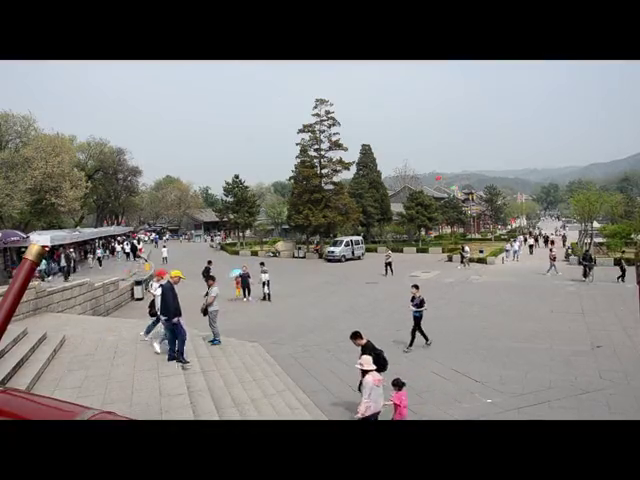
#> input picture frame 20 of movie/movie1.mp4, 640 x 480 px, given in place of 承德避暑山庄德汇门入口2.mp4, which was not available
$ python PedDect_BGDect.py   (older library calls are emulated)
#> lines starting #> are read from the running program, lines starting #| are printed output that depends on the picture; after the words box and inside, x2 and y2 are one past the last pixel; in counts of white or black regions, pixels touching at a corner belong together; pictures that were not available may be replaced by others from this repository, and a replacement may not be noted
# -*- coding: utf-8 -*-

## 基于目标跟踪-背景分割的行人轨迹检测
import numpy as np
import cv2 as cv

# 图片读取
cap = cv.VideoCapture('C:\\Users\\Administrator\\Desktop\\PedDect\\PedDect_Py\\PedDect_Py\\movie\\承德避暑山庄德汇门入口2.mp4')
BackGroundModel = cv.createBackgroundSubtractorMOG2() # 背景分割器MOG2
ret, frame = cap.read()
#> frame is the input picture: shape (480, 640, 3); mean B, G, R 111.1, 112.8, 113.5
track = np.zeros_like(frame)
while(1):
    ret, frame = cap.read()
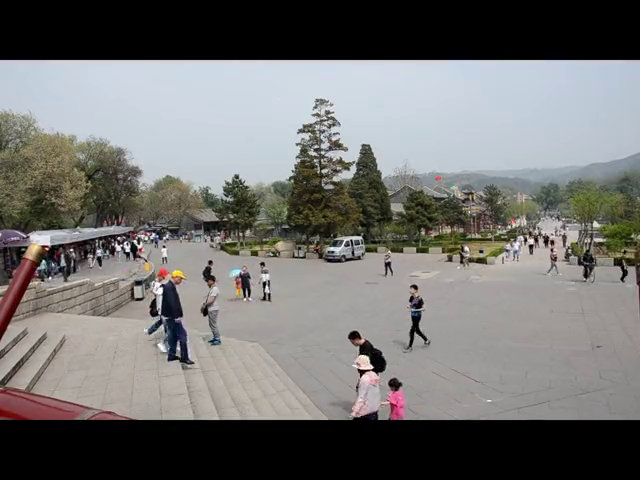
#> input picture frame 21 of movie/movie1.mp4, 640 x 480 px, given in place of 承德避暑山庄德汇门入口2.mp4, which was not available
#> frame is the input picture: shape (480, 640, 3); mean B, G, R 111.1, 112.8, 113.5
    if(ret == False):
        break
    originFrame = frame.copy() # 原始图片

    # 背景分割器，计算前景掩码
    fgmask = BackGroundModel.apply(frame)
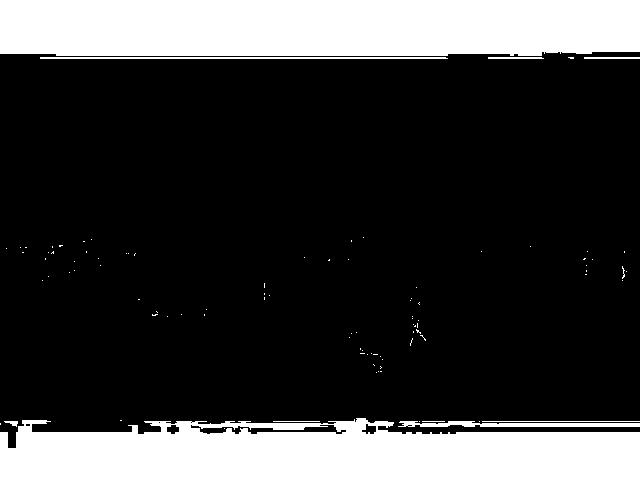
#> fgmask: shape (480, 640); values 127 (black) and 255 (white), 22.8% white; 96 white regions (86 under 20 px), largest, box (x1, y1, x2, y2) and area: (0, 0, 640, 56) 35266, (0, 418, 640, 480) 32289, (398, 421, 640, 427) 975

    # 二值化阈值处理，前景掩码含有前景的白色值以及阴影的灰色值
    foreGround = cv.threshold(fgmask.copy(), 254, 255, cv.THRESH_BINARY)[1]

    # 中值滤波，滤除噪点
    foreGround = cv.medianBlur(foreGround, 5)
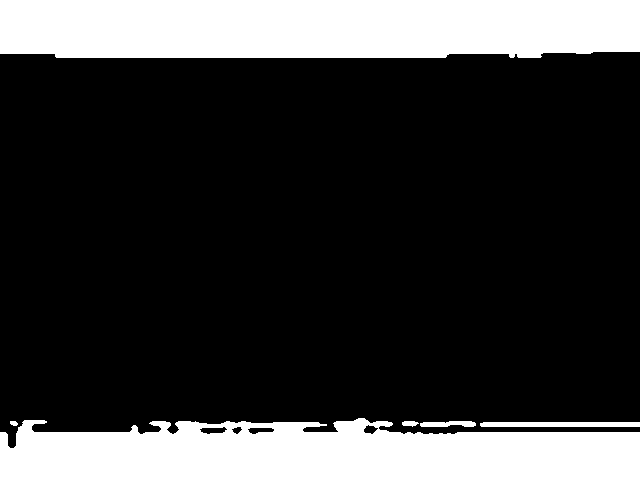
#> foreGround: shape (480, 640); 22.7% white; 6 white regions

    # 计算目标轮廓
    image, contours, hierarchy = cv.findContours(foreGround, cv.RETR_EXTERNAL, cv.CHAIN_APPROX_SIMPLE)
#> contours = 6 contours; box (x1, y1, x2, y2) and area: (0, 0, 640, 58) 35419, (0, 418, 640, 480) 32016, (480, 422, 640, 427) 633, (420, 421, 476, 427) 209, (402, 421, 419, 427) 55, (10, 421, 18, 426) 22

    # 选取轮廓面积大于 30 的，绘制轨迹线条
    for c in contours:
        if 150 > cv.contourArea(c) > 30:
            (x, y, w, h) = cv.boundingRect(c)
            # cv.rectangle(frame, (x, y), (x + w, y + h), (255, 255, 0), 2)
            track = cv.line(track, (x + w // 2, y), (x + w // 2, y + h), (0, 0, 255), 4)
#> this loop made 6 passes
#> (x, y, w, h) on pass 3: (402, 421, 17, 6)

    PedDect_img = cv.add(frame, track)

    # 图片显示
    cv.imshow('track', track) # 检测到的轨迹
    cv.imshow('foreGround', foreGround) # 提取的前景图像
    cv.imshow('PedDect_img', PedDect_img) # 在原始图像中实时显示轨迹

    # ESC键退出
    key = cv.waitKey(30) & 0xff
#> (key Esc is pressed here)
    if key == 27:
        break

# 图片保存
cv.imwrite(".\\pic\\track.jpg", track)
cv.imwrite(".\\pic\\foreGround.jpg", foreGround)
cv.imwrite(".\\pic\\originFrame.jpg", originFrame)
cv.imwrite(".\\pic\\PedDect_img.jpg", PedDect_img)

cv.destroyAllWindows()
cap.release()

$ run again, starting later in the video
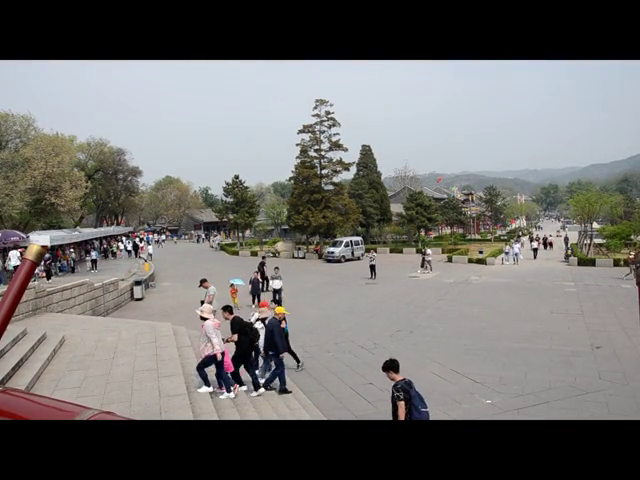
#> input picture frame 92 of movie/movie1.mp4, 640 x 480 px, given in place of 承德避暑山庄德汇门入口2.mp4, which was not available
#> frame is the input picture: shape (480, 640, 3); mean B, G, R 110.2, 112, 113.2
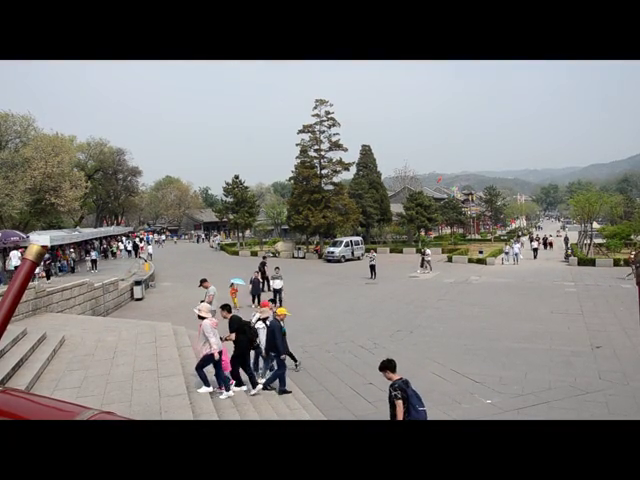
#> input picture frame 93 of movie/movie1.mp4, 640 x 480 px, given in place of 承德避暑山庄德汇门入口2.mp4, which was not available
#> frame is the input picture: shape (480, 640, 3); mean B, G, R 110.3, 112.1, 113.2
#> fgmask: shape (480, 640); values 127 (black) and 255 (white), 22.5% white; 80 white regions (72 under 20 px), largest, box (x1, y1, x2, y2) and area: (0, 0, 640, 58) 34421, (0, 420, 640, 480) 34219, (206, 57, 256, 59) 82
#> `foreGround = cv.medianBlur(foreGround, 5)`:
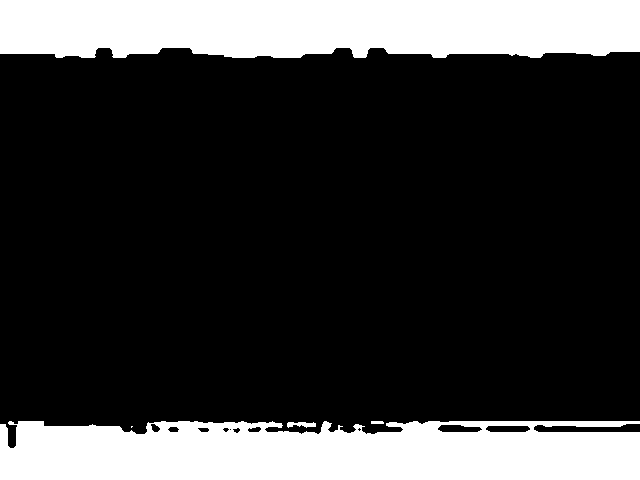
#> foreGround: shape (480, 640); 22.5% white; 5 white regions (1 under 20 px)
#> contours = 5 contours, 1 with area under 20; largest, box (x1, y1, x2, y2) and area: (0, 421, 640, 480) 33982, (0, 0, 640, 58) 33973, (287, 422, 316, 428) 86, (371, 421, 384, 424) 24
#> the loop `for c in contours:` made 5 passes
#> (x, y, w, h) on pass 2: (287, 422, 29, 6)

$ run again, starting later in the video
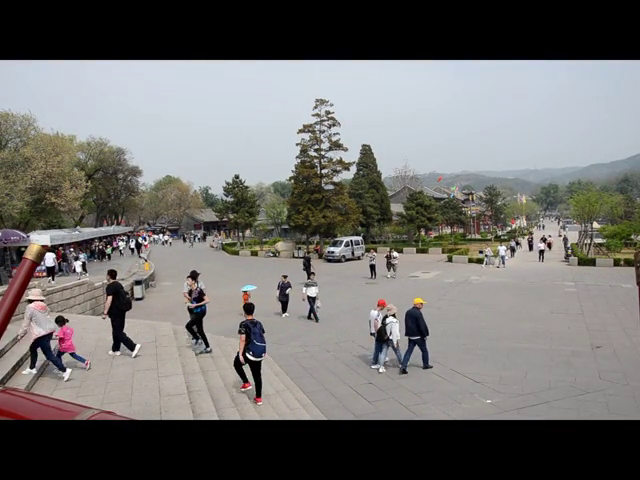
#> input picture frame 164 of movie/movie1.mp4, 640 x 480 px, given in place of 承德避暑山庄德汇门入口2.mp4, which was not available
#> frame is the input picture: shape (480, 640, 3); mean B, G, R 109.3, 111.3, 112.6
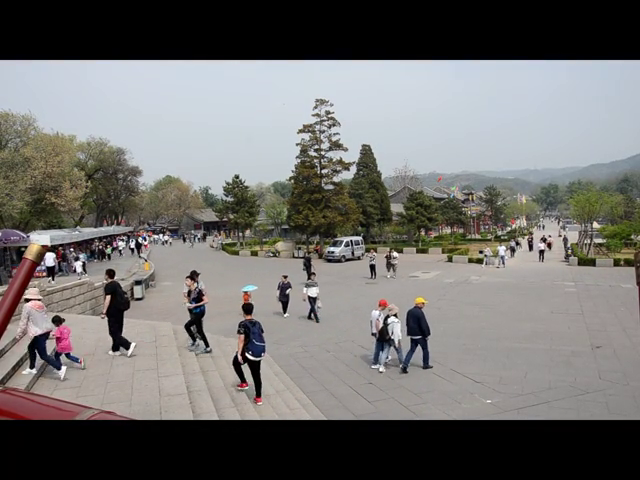
#> input picture frame 165 of movie/movie1.mp4, 640 x 480 px, given in place of 承德避暑山庄德汇门入口2.mp4, which was not available
#> frame is the input picture: shape (480, 640, 3); mean B, G, R 109.4, 111.3, 112.7
#> fgmask: shape (480, 640); values 127 (black) and 255 (white), 22.4% white; 139 white regions (128 under 20 px), largest, box (x1, y1, x2, y2) and area: (0, 0, 640, 59) 34578, (0, 421, 640, 480) 33237, (0, 426, 10, 480) 444
#> `foreGround = cv.medianBlur(foreGround, 5)`:
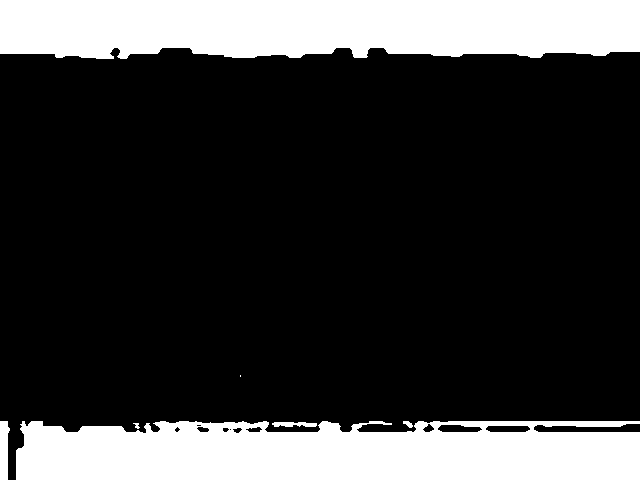
#> foreGround: shape (480, 640); 22.3% white; 7 white regions (1 under 20 px)
#> contours = 7 contours, 2 with area under 20; largest, box (x1, y1, x2, y2) and area: (0, 0, 640, 59) 34050, (16, 421, 640, 480) 32906, (0, 421, 10, 480) 415, (272, 422, 317, 427) 132, (403, 421, 413, 428) 30
#> the loop `for c in contours:` made 7 passes
#> (x, y, w, h) on pass 2: (272, 422, 45, 5)
